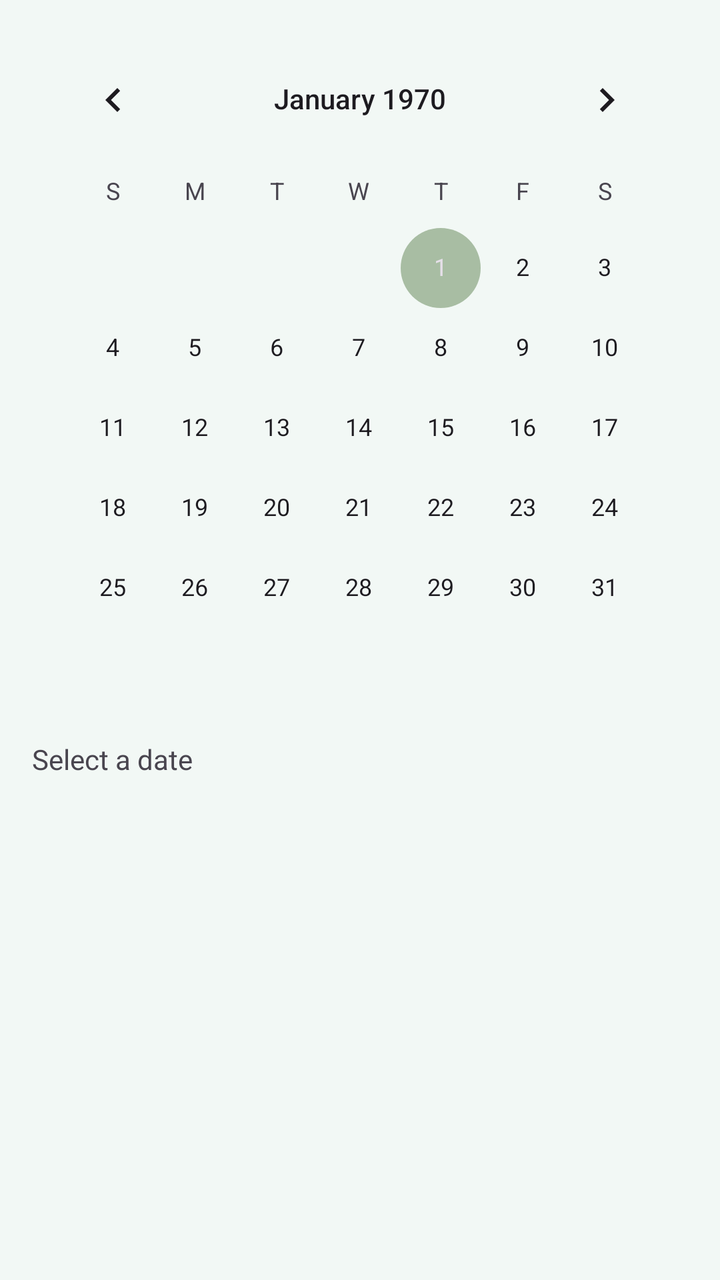
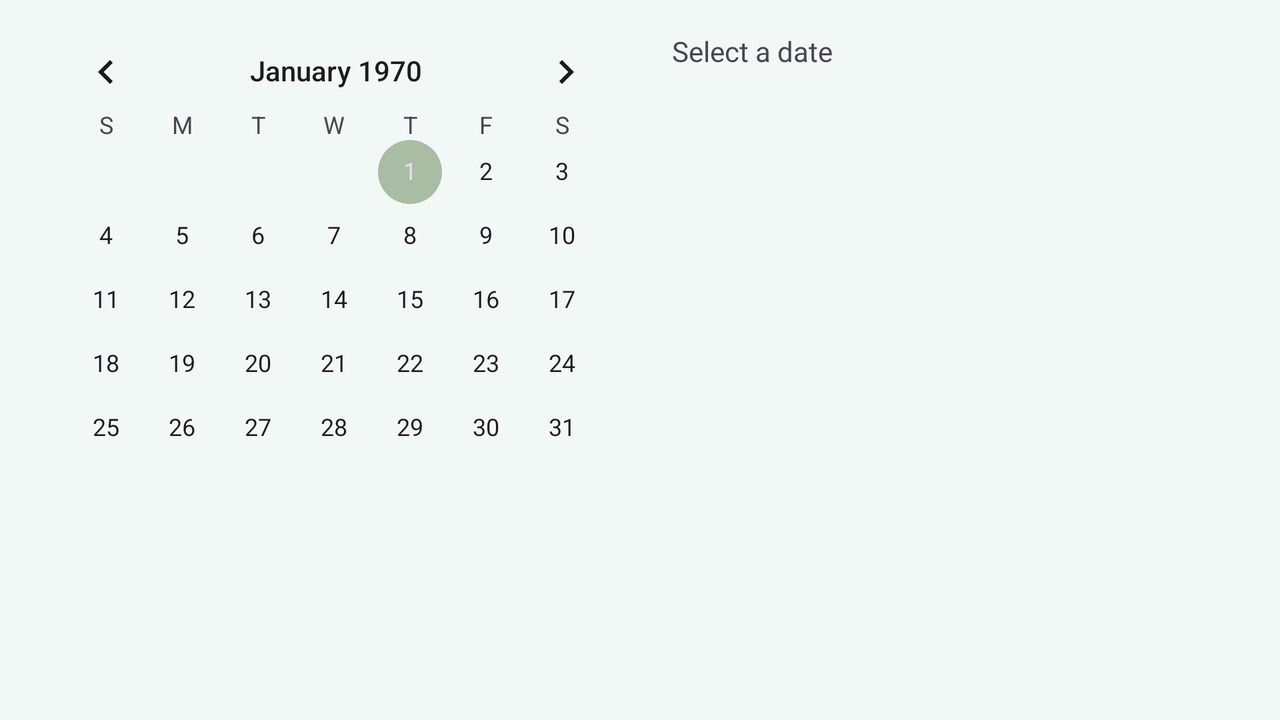

One screen, two layout resources from the same app: the default and the repository's alternative for another configuration. Each is rendered where Android would select it; the XML of both is given below.
<!-- AndroidManifest.xml: application theme Theme.CSE476Project -->
<!-- res/layout/fragment_calendar.xml -->
<?xml version="1.0" encoding="utf-8"?>
<LinearLayout
    xmlns:android="http://schemas.android.com/apk/res/android"
    android:id="@+id/fragmentCalendarRoot"
    android:layout_width="match_parent"
    android:layout_height="match_parent"
    android:orientation="vertical"
    android:padding="16dp">

    <CalendarView
        android:id="@+id/calendarView"
        android:layout_width="match_parent"
        android:layout_height="wrap_content" />

    <TextView
        android:id="@+id/tvDateDetails"
        android:layout_width="wrap_content"
        android:layout_height="wrap_content"
        android:text="Select a date"
        android:layout_marginTop="16dp"/>

    <androidx.recyclerview.widget.RecyclerView
        android:id="@+id/recyclerViewAssignments"
        android:layout_width="match_parent"
        android:layout_height="0dp"
        android:layout_weight="1"
        android:paddingTop="8dp"/>
</LinearLayout>
<!-- resources referenced by this layout -->
<resources>
  <style name="Theme.CSE476Project" parent="Base.Theme.CSE476Project" />
  <style name="Base.Theme.CSE476Project" parent="Theme.Material3.DayNight.NoActionBar">
          
          
          <item name="colorPrimary">@color/green</item>
          <item name="colorPrimaryVariant">@color/green</item>
          <item name="colorOnPrimary">@color/white</item>
  
          <item name="colorSecondary">@color/accent_green</item>
          <item name="colorSecondaryVariant">@color/accent_green</item>
          <item name="colorOnSecondary">@color/black</item>
  
          <item name="android:colorBackground">@color/light_green_bg</item>
          <item name="colorSurface">@color/white</item>
          <item name="colorOnSurface">@color/black</item>
  
          <item name="colorControlHighlight">@color/accent_green</item>
  
          <item name="buttonStyle">@style/Widget.MaterialComponents.Button</item>
      </style>
  <color name="green">#18453B</color>
  <color name="white">#FFFFFFFF</color>
  <color name="accent_green">#A8BDA3</color>
  <color name="black">#FF000000</color>
  <color name="light_green_bg">#F2F8F5</color>
</resources>
<!-- res/layout-land/fragment_calendar.xml (the repository's variant of the layout above) -->
<!-- drawn on the phone turned sideways -->
<?xml version="1.0" encoding="utf-8"?>
<LinearLayout
    xmlns:android="http://schemas.android.com/apk/res/android"
    android:id="@+id/fragmentCalendarRoot"
    android:layout_width="match_parent"
    android:layout_height="match_parent"
    android:orientation="horizontal"
    android:padding="16dp">

    
    <CalendarView
        android:id="@+id/calendarView"
        android:layout_width="0dp"
        android:layout_height="match_parent"
        android:layout_weight="1" />

    
    <LinearLayout
        android:layout_width="0dp"
        android:layout_height="match_parent"
        android:layout_weight="1"
        android:orientation="vertical"
        android:paddingStart="16dp">

        <TextView
            android:id="@+id/tvDateDetails"
            android:layout_width="wrap_content"
            android:layout_height="wrap_content"
            android:text="Select a date"
            android:layout_marginBottom="8dp"/>

        <androidx.recyclerview.widget.RecyclerView
            android:id="@+id/recyclerViewAssignments"
            android:layout_width="match_parent"
            android:layout_height="0dp"
            android:layout_weight="1"
            android:paddingTop="4dp"/>
    </LinearLayout>
</LinearLayout>
